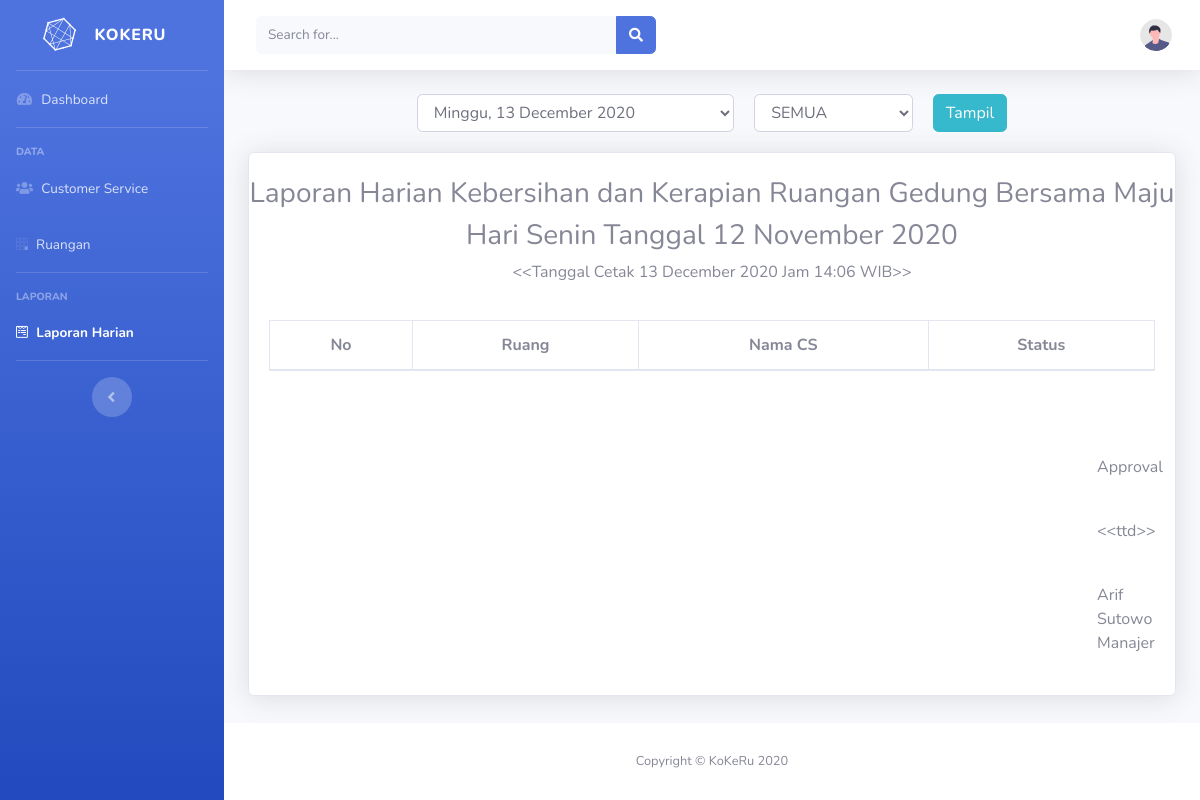
The page /manajer/laporan.php on the database as committed earlier.
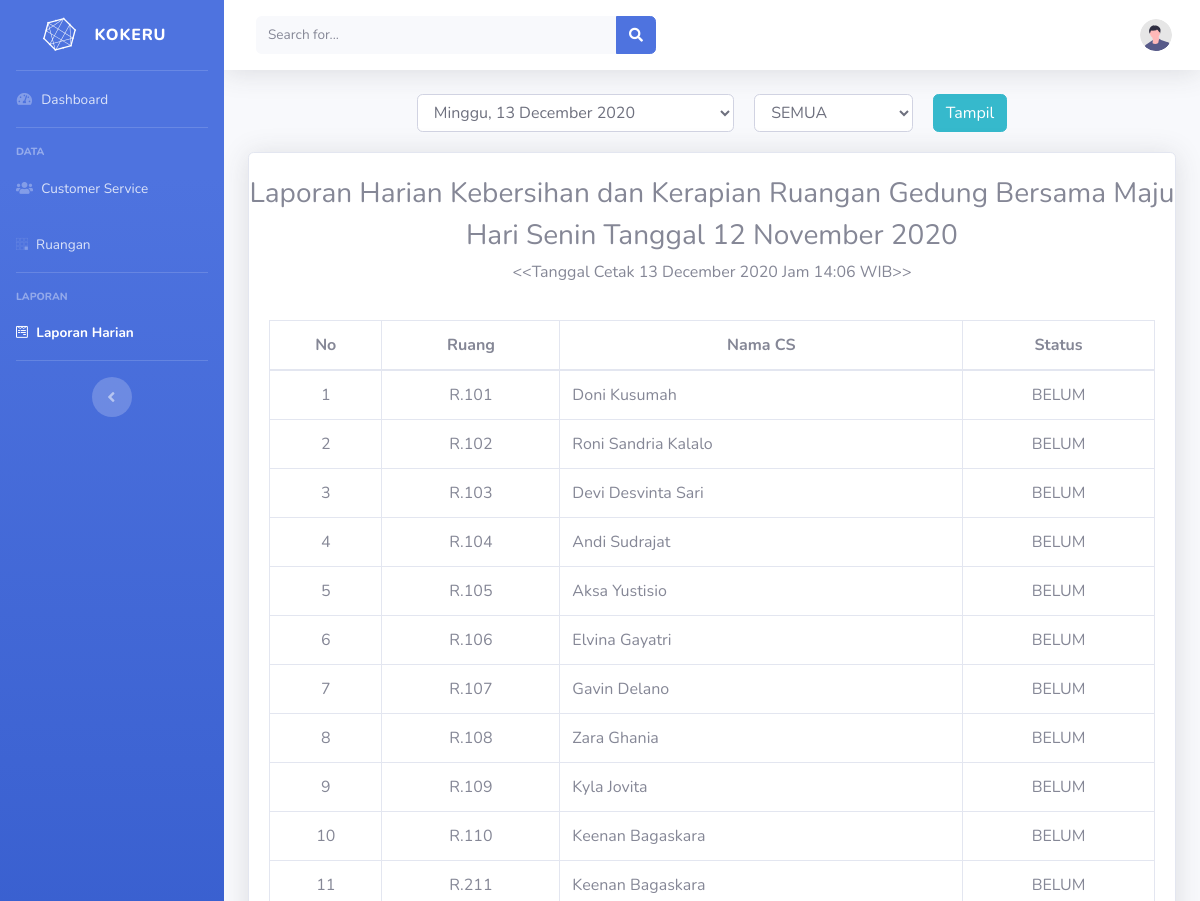
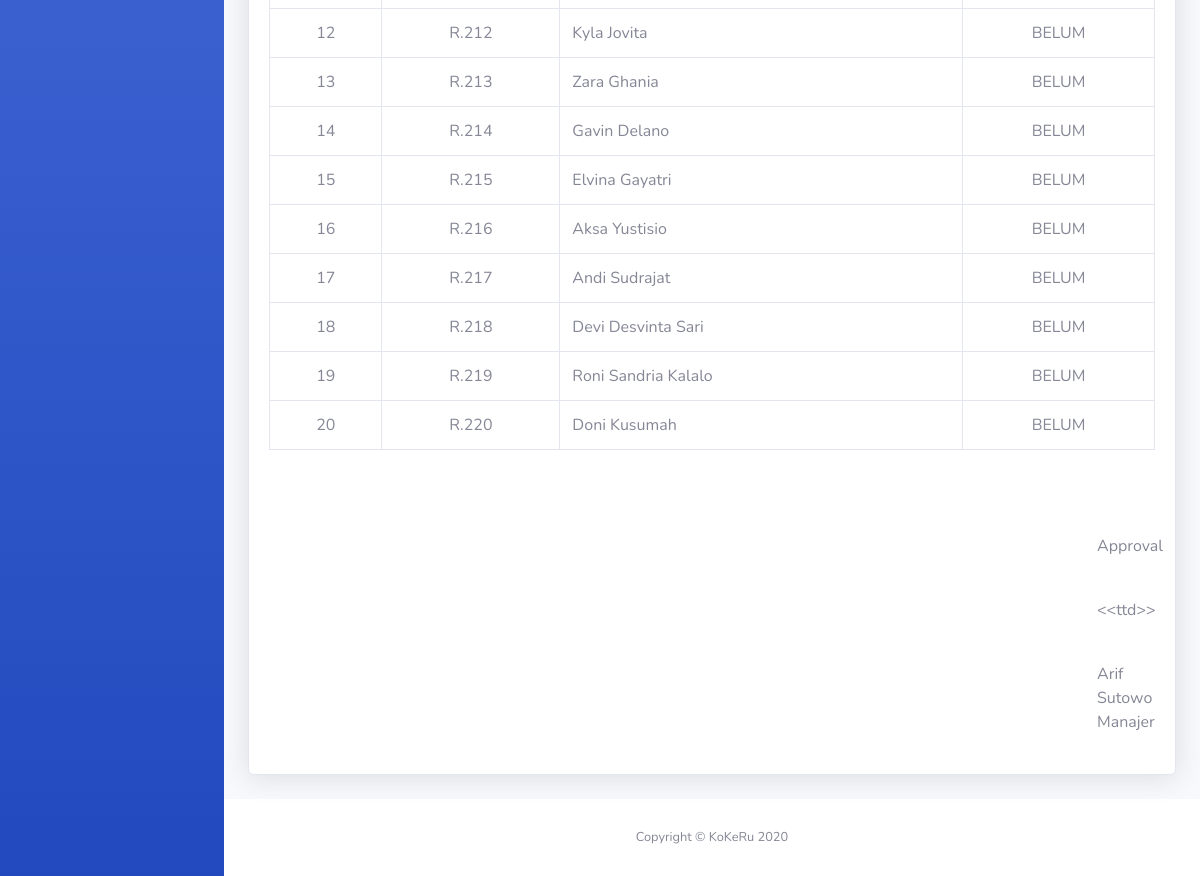
The same page on the database as committed later (2 pictures, top to bottom).
### tables this page shows
CREATE TABLE `ruang` (
  `id_ruang` int(11) NOT NULL,
  `nama_ruang` varchar(50) NOT NULL,
  `id_cs` int(11) NOT NULL
);

CREATE TABLE `cs` (
  `id_cs` int(11) NOT NULL,
  `nama_cs` varchar(50) NOT NULL,
  `email` varchar(50) NOT NULL
);

### manajer/laporan.php (the view, shortened to what the changed rows need)
<?php include 'header.php'; ?>
    <div id="content-wrapper" class="d-flex flex-column">
      <div id="content">
        <div class="container-fluid">
          <div class="card shadow mb-4">
            <br>
            <div class="card-body">
              <div class="table-responsive">
                <table class="table table-bordered" id="dataTable" width="100%" cellspacing="0">
                  <thead class="text-center">
                    <tr>
                      <th>No</th>
                      <th>Ruang</th>
                      <th>Nama CS</th>
                      <th>Status</th>
                    </tr>
                  </thead>
                  <tbody class="text-center">
                    <?php
                      $tanggal = date('Y-m-d');
                      $query = "SELECT r.nama_ruang AS nama_ruang, cs.email AS email, cs.nama_cs AS nama_cs, l.status AS status FROM ruang r JOIN cs ON r.id_cs = cs.id_cs JOIN laporan l ON l.id_ruang = r.id_ruang WHERE l.tanggal = '$tanggal' ORDER BY r.id_ruang";
                      $result = $db->query($query);
                      $i = 1;
                      while ($row = $result->fetch_object()) {
                        echo '<tr>';
                        echo '<td class="text-center">'.$i.'</td>';
                        echo '<td class="text-center">'.$row->nama_ruang.'</td>';
                        echo '<td class="text-left">'.$row->nama_cs.'</td>';
                        if ($row->status == 'SUDAH') {
                          echo '<td class="text-center">SUDAH</td>';
                        } else {
                          echo '<td class="text-center">BELUM</td>';
                        }
                        echo '</tr>';
                        $i++;
                      }
                      echo '</tbody>';
                      echo '</table>';
                    ?>
              </div>
            </div>
            <br><br>
          </div>
        </div>
      </div>
<?php include 'footer.php'; ?>

Rows that differ between the two databases and show on the page:
now on this page (row edited): ruang: nama_ruang "R.101", id_cs.nama_cs "Doni Kusumah"
now on this page (row edited): ruang: nama_ruang "R.102", id_cs.nama_cs "Roni Sandria Kalalo"
now on this page (row edited): ruang: nama_ruang "R.103", id_cs.nama_cs "Devi Desvinta Sari"
now on this page (row edited): ruang: nama_ruang "R.104", id_cs.nama_cs "Andi Sudrajat"
now on this page (row edited): ruang: nama_ruang "R.105", id_cs.nama_cs "Aksa Yustisio"
now on this page (row edited): ruang: nama_ruang "R.106", id_cs.nama_cs "Elvina Gayatri"
now on this page (row edited): ruang: nama_ruang "R.107", id_cs.nama_cs "Gavin Delano"
now on this page (row edited): ruang: nama_ruang "R.108", id_cs.nama_cs "Zara Ghania"
now on this page (row edited): ruang: nama_ruang "R.109", id_cs.nama_cs "Kyla Jovita"
now on this page (row edited): ruang: nama_ruang "R.110", id_cs.nama_cs "Keenan Bagaskara"
now on this page (row edited): ruang: nama_ruang "R.211", id_cs.nama_cs "Keenan Bagaskara"
now on this page (row edited): ruang: nama_ruang "R.212", id_cs.nama_cs "Kyla Jovita"
added ruang: nama_ruang "R.213", id_cs.nama_cs "Zara Ghania"
added ruang: nama_ruang "R.214", id_cs.nama_cs "Gavin Delano"
added ruang: nama_ruang "R.215", id_cs.nama_cs "Elvina Gayatri"
added ruang: nama_ruang "R.216", id_cs.nama_cs "Aksa Yustisio"
added ruang: nama_ruang "R.217", id_cs.nama_cs "Andi Sudrajat"
added ruang: nama_ruang "R.218", id_cs.nama_cs "Devi Desvinta Sari"
added ruang: nama_ruang "R.219", id_cs.nama_cs "Roni Sandria Kalalo"
added ruang: nama_ruang "R.220", id_cs.nama_cs "Doni Kusumah"
